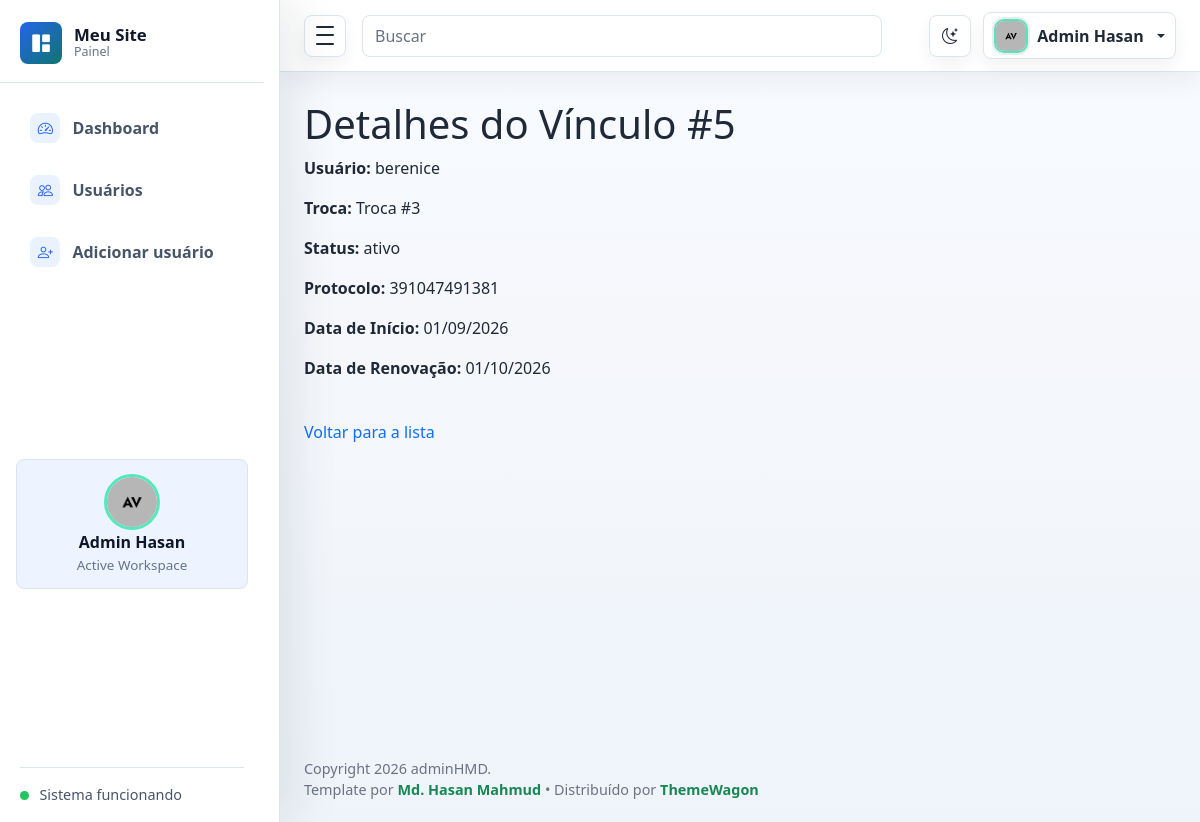
Screenshot of /usuario-troca/detalhar/5/ (signed in) with the database file from the repository.
### UsuarioTroca/models.py (models this page shows, shortened)
class UsuarioTroca(models.Model):
    usuario = models.ForeignKey('usuario.Usuario', on_delete=models.CASCADE)
    troca = models.ForeignKey('trocas.Troca', on_delete=models.CASCADE)
    status = models.CharField(max_length=20)
    dataInicio = models.CharField(max_length=20)
    protocolo = models.CharField(max_length=100)
    DataRenovacao = models.CharField(max_length=20, null=True, blank=True)
    class Meta:
        verbose_name = "Usuário da Troca"
        verbose_name_plural = "Usuários das Trocas"

### usuario/models.py (models this page shows, shortened)
class Usuario(User):
    nome = models.CharField(max_length=100)
    telefone = models.CharField(max_length=20)

### trocas/models.py (models this page shows, shortened)
class Troca(models.Model):
    status = models.CharField(max_length=20)
    ofertantes = models.CharField(max_length=100)
    data_inicial = models.DateField()
    data_resposta = models.DateField(null=True, blank=True)
    interessado = models.CharField(max_length=100)
    usuarios = models.ManyToManyField('usuario.Usuario', through='UsuarioTroca.UsuarioTroca', related_name='trocas')
    objetos = models.ManyToManyField('objetos.Objeto', through='ObjetoTroca.ObjetoTroca', related_name='trocas')

### UsuarioTroca/views.py (the view)
# urls.py: path('detalhar/<int:pk>/', views.detalhar_usuario_troca, name='detalhar'),
@login_required
@permission_required('usuariotroca.view_usuariotroca', raise_exception=True)
def detalhar_usuario_troca(request, pk):
    item = get_object_or_404(UsuarioTroca, pk=pk)
    return render(request, 'usuarioTroca/detalhar.html', {'item': item})

### UsuarioTroca/templates/usuarioTroca/detalhar.html
{% extends "base.html" %}
{% block content %}
    <h1>Detalhes do Vínculo #{{ item.id }}</h1>
    <p><strong>Usuário:</strong> {{ item.usuario.nome }}</p>
    <p><strong>Troca:</strong> Troca #{{ item.troca.pk }}</p>
    <p><strong>Status:</strong> {{ item.status }}</p>
    <p><strong>Protocolo:</strong> {{ item.protocolo }}</p>
    <p><strong>Data de Início:</strong> {{ item.dataInicio }}</p>
    <p><strong>Data de Renovação:</strong> {{ item.DataRenovacao }}</p>
    <br>
    <a href="{% url 'usuariotroca:listar' %}">Voltar para a lista</a>
{% endblock %}

### usuario/static/assets/css/style.css (style rules this page uses)
:root { --sidebar-width: 280px; --sidebar-mini-width: 84px; --admin-bg: #f5f7fb; --admin-surface: #ffffff; --admin-surface-soft: #f8fafc; --admin-border: #dbe4ef; --admin-text: #1f2937; --admin-muted: #6b7280; --admin-primary: #2563eb; --admin-primary-dark: #1d4ed8; --admin-success: #0f766e; --admin-warning: #d97706; --admin-danger: #dc2626; --admin-sidebar: #111827; --admin-sidebar-soft: #1f2937; --admin-shadow-sm: 0 10px 24px rgba(15, 23, 42, 0.06); --admin-shadow: 0 18px 46px rgba(15, 23, 42, 0.09); --admin-shadow-lg: 0 26px 70px rgba(15, 23, 42, 0.12); --admin-ring: 0 0 0 4px rgba(37, 99, 235, 0.12); }
* { box-sizing: border-box; }
html { min-height: 100%; }
body { min-height: 100vh; margin: 0; background: linear-gradient(180deg, #f8fbff 0%, var(--admin-bg) 42%, #eef4fa 100%); color: var(--admin-text); font-family: "Segoe UI", Arial, sans-serif; }
a { text-decoration: none; }
html[data-theme="light"] { color-scheme: light; }
body, .admin-navbar, .admin-sidebar, .admin-main, .metric-card, .panel, .auth-card, .error-card, .dropdown-menu, .modal-content, .form-control, .form-select { transition: background-color 0.18s ease, border-color 0.18s ease, color 0.18s ease, box-shadow 0.18s ease; }
html:not([data-theme="dark"]) { --admin-sidebar: #ffffff; --admin-sidebar-soft: #eef4ff; --admin-sidebar-border: #dbe4ef; --admin-sidebar-text: #475569; --admin-sidebar-text-strong: #0f172a; --admin-sidebar-muted: #64748b; --admin-sidebar-icon-bg: #eaf2ff; --admin-sidebar-icon: #2563eb; --admin-sidebar-shadow: 18px 0 42px rgba(15, 23, 42, 0.08); }

### rows the page displays
UsuarioTroca: id "5", usuario.nome "berenice", troca.pk "3", status "ativo", protocolo "391047491381", dataInicio "01/09/2026", DataRenovacao "01/10/2026"
